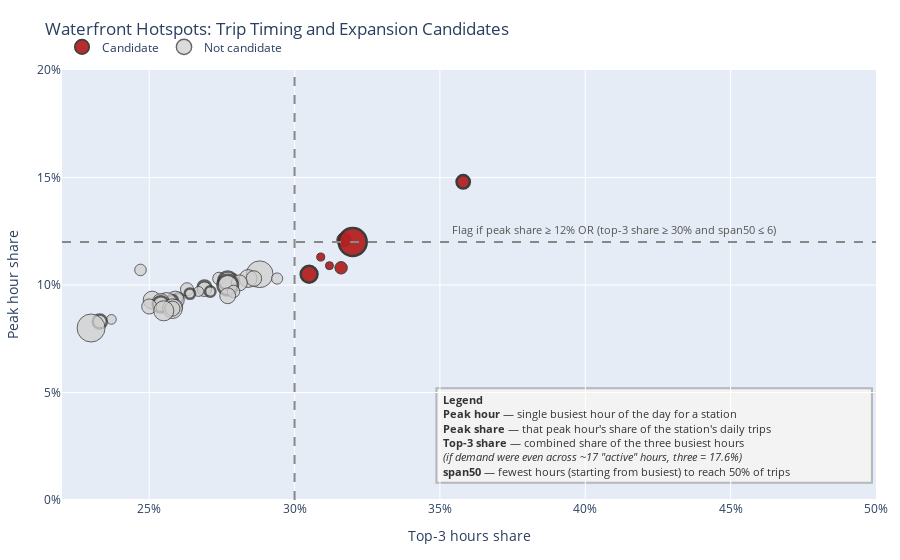

Source (notebook cell):
### Code cell
import numpy as np, pandas as pd, plotly.graph_objects as go

# --- Source data ---
df = hotspot_hourly_summary.copy()

# --- Candidate rule ---
cand_mask = (df["peak_share"] >= 0.12) | ((df["top3_share"] >= 0.30) & (df["span50_hours"] <= 6))
df["is_candidate"] = np.where(cand_mask, "Candidate", "Not candidate")
line_w = np.where(df["span50_hours"] <= 6, 2.5, 1.0)

# --- Figure ---
fig = go.Figure()
for group, color in [("Candidate", "#B22222"), ("Not candidate", "#CFCFCF")]:
    sub = df[df["is_candidate"] == group]
    size = np.clip(sub["total_trips"] / sub["total_trips"].max() * 28, 8, 28)
    fig.add_scatter(
        x=sub["top3_share"], y=sub["peak_share"], mode="markers",
        marker=dict(size=size, color=color, line=dict(color="#333", width=line_w[sub.index]),
                    opacity=0.95 if group=="Candidate" else 0.75),
        name=group,
        hovertemplate=(
            "<b>%{customdata[0]}</b><br>"
            "Peak hr: %{customdata[1]}:00<br>"
            "Peak share: %{y:.1%}<br>"
            "Top-3 share: %{x:.1%}<br>"
            "span50: %{customdata[2]} hrs<br>"
            "Trips: %{customdata[3]:,}<extra></extra>"
        ),
        customdata=np.stack([sub["station_name"], sub["peak_hour"],
                             sub["span50_hours"], sub["total_trips"]], axis=1)
    )

# Threshold rules
fig.add_hline(y=0.12, line_dash="dash", line_color="#888")
fig.add_vline(x=0.30, line_dash="dash", line_color="#888")

# --- Stable axes so the "center" never jumps ---
fig.update_layout(
    title="Waterfront Hotspots: Trip Timing and Expansion Candidates",
    xaxis=dict(title="Top-3 hours share", tickformat=".0%", range=[0.22, 0.50]),
    yaxis=dict(title="Peak hour share", tickformat=".0%", range=[0.00, 0.20]),
    legend=dict(orientation="h", yanchor="bottom", y=1.02, x=0),
    height=560, margin=dict(l=60, r=20, t=70, b=60),
    hoverlabel=dict(bgcolor="white")
)

# --- Rule note: positioned just above the 12% line and moved further right ---
fig.add_annotation(
    xref="paper", yref="paper", x=0.88, y=0.63, showarrow=False,
    text="Flag if peak share ≥ 12% OR (top-3 share ≥ 30% and span50 ≤ 6)",
    font=dict(size=11, color="#555"), align="left"
)

# --- Legend box (even wider and more to the left) + text fully inside ---
# box (bottom-right, expanded further)
fig.add_shape(
    type="rect", xref="paper", yref="paper",
    x0=0.46, x1=0.995, y0=0.04, y1=0.26,
    line=dict(color="rgba(50,50,50,0.30)"),
    fillcolor="rgba(245,245,245,0.92)",
    layer="below"
)

# text inside the box (top-left corner of the expanded box)
fig.add_annotation(
    xref="paper", yref="paper", x=0.465, y=0.255,
    xanchor="left", yanchor="top", showarrow=False, align="left",
   text=(
       "<b>Legend</b><br>" +
       "<b>Peak hour</b> — single busiest hour of the day for a station<br>" +
       "<b>Peak share</b> — that peak hour's share of the station's daily trips<br>" +
       "<b>Top-3 share</b> — combined share of the three busiest hours<br>" +
       "<i>(if demand were even across ~17 \"active\" hours, three ≈ 17.6%)</i><br>" +
       "<b>span50</b> — fewest hours (starting from busiest) to reach 50% of trips"
),
    font=dict(size=11, color="#333")
)

fig.write_html(r"C:\Users\magia\OneDrive\Desktop\NY_Citi_Bike\4.Visualizations\waterfront_expansion.html")

fig.show()

### Figure 1 — Plotly figure (JSON) as saved in the notebook; plotly's stock layout.template omitted (floating-point values rounded to 4 significant figures; data arrays with more than 128 entries replaced by an {"elided": "..."} marker saying what was removed)
{"data": [{"customdata": [["North Moore St & Greenwich St", 17, 5, 115933], ["Vesey Pl & River Terrace", 17, 6, 124450], ["West St & Chambers St", 18, 6, 242857], ["W 15 St & 10 Ave", 17, 6, 69650], ["1 Ave & E 44 St", 9, 6, 61150], ["5 Ave & E 87 St", 15, 5, 107822], ["10 Ave & W 14 St", 17, 6, 146098]], "hovertemplate": "<b>%{customdata[0]}</b><br>Peak hr: %{customdata[1]}:00<br>Peak share: %{y:.1%}<br>Top-3 share: %{x:.1%}<br>span50: %{customdata[2]} hrs<br>Trips: %{customdata[3]:,}<extra></extra>", "marker": {"color": "#B22222", "line": {"color": "#333", "width": [2.5, 1.0, 2.5, 1.0, 1.0, 1.0, 2.5]}, "opacity": 0.95, "size": [13.37, 14.35, 28.0, 8.03, 8.0, 12.43, 16.84]}, "mode": "markers", "name": "Candidate", "type": "scatter", "x": [0.358, 0.317, 0.32, 0.309, 0.312, 0.316, 0.305], "y": [0.148, 0.121, 0.12, 0.113, 0.109, 0.108, 0.105]}, {"customdata": {"elided": "33x4 mixed values"}, "hovertemplate": "<b>%{customdata[0]}</b><br>Peak hr: %{customdata[1]}:00<br>Peak share: %{y:.1%}<br>Top-3 share: %{x:.1%}<br>span50: %{customdata[2]} hrs<br>Trips: %{customdata[3]:,}<extra></extra>", "marker": {"color": "#CFCFCF", "line": {"color": "#333", "width": [1.0, 1.0, 1.0, 1.0, 1.0, 1.0, 1.0, 2.5, 1.0, 2.5, 2.5, 1.0, 1.0, 1.0, 2.5, 1.0, 2.5, 1.0, 2.5, 1.0, 1.0, 2.5, 1.0, 1.0, 2.5, 1.0, 1.0, 1.0, 1.0, 1.0, 1.0, 2.5, 1.0]}, "opacity": 0.75, "size": [11.6, 26.78, 17.86, 15.62, 12.63, 11.23, 9.742, 18.62, 16.02, 20.52, 13.48, 14.49, 13.13, 12.55, 10.42, 9.931, 10.41, 15.86, 9.687, 17.81, 17.79, 10.3, 19.4, 17.2, 16.16, 15.07, 14.4, 19.78, 15.1, 20.09, 9.698, 14.13, 28.0]}, "mode": "markers", "name": "Not candidate", "type": "scatter", "x": [0.247, 0.288, 0.284, 0.286, 0.274, 0.294, 0.279, 0.277, 0.281, 0.277, 0.269, 0.269, 0.263, 0.279, 0.271, 0.267, 0.264, 0.277, 0.26, 0.259, 0.251, 0.258, 0.256, 0.254, 0.254, 0.25, 0.259, 0.258, 0.258, 0.255, 0.237, 0.233, 0.23], "y": [0.107, 0.105, 0.103, 0.103, 0.103, 0.103, 0.103, 0.102, 0.101, 0.1, 0.099, 0.098, 0.098, 0.097, 0.097, 0.097, 0.096, 0.095, 0.094, 0.093, 0.093, 0.093, 0.092, 0.092, 0.091, 0.09, 0.09, 0.089, 0.089, 0.088, 0.084, 0.083, 0.08]}], "layout": {"annotations": [{"align": "left", "font": {"color": "#555", "size": 11}, "showarrow": false, "text": "Flag if peak share ≥ 12% OR (top-3 share ≥ 30% and span50 ≤ 6)", "x": 0.88, "xref": "paper", "y": 0.63, "yref": "paper"}, {"align": "left", "font": {"color": "#333", "size": 11}, "showarrow": false, "text": "<b>Legend</b><br><b>Peak hour</b> — single busiest hour of the day for a station<br><b>Peak share</b> — that peak hour's share of the station's daily trips<br><b>Top-3 share</b> — combined share of the three busiest hours<br><i>(if demand were even across ~17 \"active\" hours, three ≈ 17.6%)</i><br><b>span50</b> — fewest hours (starting from busiest) to reach 50% of trips", "x": 0.465, "xanchor": "left", "xref": "paper", "y": 0.255, "yanchor": "top", "yref": "paper"}], "height": 560, "hoverlabel": {"bgcolor": "white"}, "legend": {"orientation": "h", "x": 0, "y": 1.02, "yanchor": "bottom"}, "margin": {"b": 60, "l": 60, "r": 20, "t": 70}, "shapes": [{"line": {"color": "#888", "dash": "dash"}, "type": "line", "x0": 0, "x1": 1, "xref": "x domain", "y0": 0.12, "y1": 0.12, "yref": "y"}, {"line": {"color": "#888", "dash": "dash"}, "type": "line", "x0": 0.3, "x1": 0.3, "xref": "x", "y0": 0, "y1": 1, "yref": "y domain"}, {"fillcolor": "rgba(245,245,245,0.92)", "layer": "below", "line": {"color": "rgba(50,50,50,0.30)"}, "type": "rect", "x0": 0.46, "x1": 0.995, "xref": "paper", "y0": 0.04, "y1": 0.26, "yref": "paper"}], "title": {"text": "Waterfront Hotspots: Trip Timing and Expansion Candidates"}, "xaxis": {"range": [0.22, 0.5], "tickformat": ".0%", "title": {"text": "Top-3 hours share"}}, "yaxis": {"range": [0, 0.2], "tickformat": ".0%", "title": {"text": "Peak hour share"}}}}
